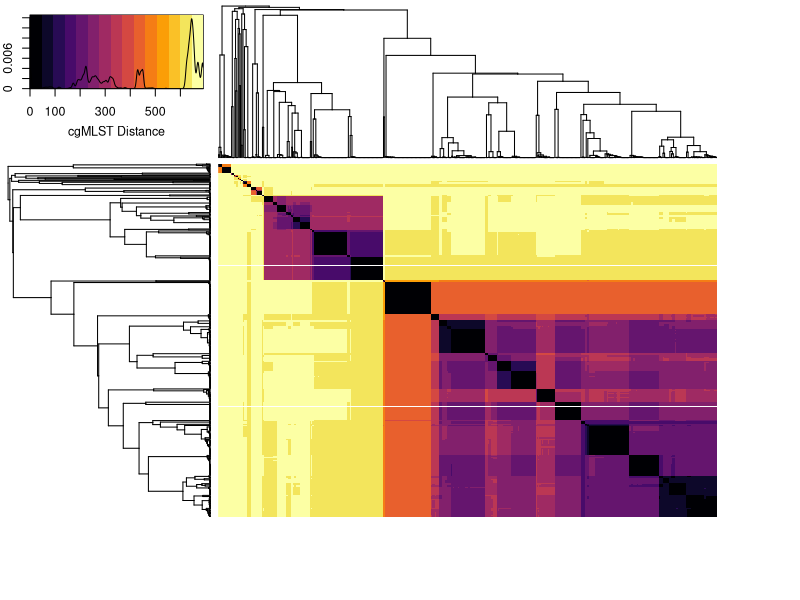

Recreate this plot in R. (Note: this script raises an error after producing the figure.)
## ---- chunk 1
knitr::opts_chunk$set(echo = FALSE)
library(DiagrammeR)
library(ggplot2)
library(gplots)
library(viridis)

## ---- chunk 2
grViz("digraph flowchart {
      node [fontname = Helvectica, shape = rectangle]
      tab1 [label = '@@1']
      tab2 [label = '@@2']
      tab3 [label = '@@3']
    
      
      #edge definitions with the node
      tab1 -> tab2 -> tab3;
      }

      [1]: 'Raccoons (n= 1096) live-trapped and fecal samples obtained'
      [2]: 'Campylobacter isolated\\nand the species identity confirmed with PCR'
      [3]: 'CGF PCR performed on all Campylobacter isolates to\\nobtain binary fingerpints, which were assigned a subtype'
      
      ")
## ---- chunk 3
grViz("digraph flowchart {
                 node [fontname = Helvectica, shape = rectangle,
                 fontsize = 36]
                 tab1 [label = '@@1']
                 tab2 [label = '@@2']
                 tab3 [label = '@@3']
                 tab4 [label = '@@4']
                 tab5 [label = '@@5']
                 tab6 [label = '@@6']
                 tab7 [label = '@@7']
                 tab8 [label = '@@8']
                 tab9 [label = '@@9']
                 
                 
                 tab1 -> tab9;
                 tab9 -> tab4;
                 tab9 -> tab2 ->  tab6 -> tab8 -> tab3 -> tab5;
                 tab6 -> tab7
}

[1]: '895 isolates sequenced on NextSeq platform'
[2]: 'Genomes (614) with complete allele calls across all loci.\\nLoci (685) with complete alleles across all genomes'
[3]: 'Pairwise genome comparisons\\nto calculate genetic similarity\\nusing GrapeTree'
[4]: 'Genomes and loci with missing,\\n truncated, or short alleles discarded'
[5]: 'Distance matrix'
[6]: 'CGF profiles compared with eCGF'
[7]: 'Mismatches discarded'
[8]: 'Postive match between CGF and eCGF\\n(n=589)'
[9]: 'cgMLST allele calls'
")
## ---- chunk 4
distancemat <- as.matrix(read.csv("data/Genomes_A_DM.csv", row.names=1, header = TRUE))

heatmap.2(distancemat,
          distfun = function(x) {as.dist(x)},
          symm=TRUE,
          tracecol = NA,
          revC=TRUE,
          col = viridis::inferno,
          denscol = 'black',
          labRow = FALSE,
          labCol = FALSE,
          density.info = 'density',
          key.title = NA,
          key.ylab = NA,
          key.xlab = "cgMLST Distance",
          #key.ytickfun = function(x) {list(NA)}
          )
## ---- chunk 5
knitr::include_graphics('./images/updated_tree_cgf.png')

## ---- chunk 6
simvstime <- read.csv("data/distance_dayst.csv", header = TRUE)

ggplot(simvstime,
       aes(x = reorder(Cluster, -AverageDistance),
           y = AverageDistance)) +
  geom_bar(stat = "identity", color = "black", 
           width = 1, fill = "#008080") +
  labs(x = "CGF Cluster Identity",
       y = "Average Distance") +
  theme_bw() +
  theme(axis.text.x = element_blank())

#38 CGF clusters

## ---- chunk 7
simvstime <- read.csv("data/distance_dayst.csv", header = TRUE)

ggplot(simvstime,
       aes(x = Day.STDev,
           y = AverageDistance)) +
  geom_point(aes(size = Obs),
             alpha = 0.8,
             stroke = 1,
             shape = 1) +
  labs(x = "Standard Deviation of Time",
       y = "Average Distance",
       size = "Observations") +
  theme_classic()
